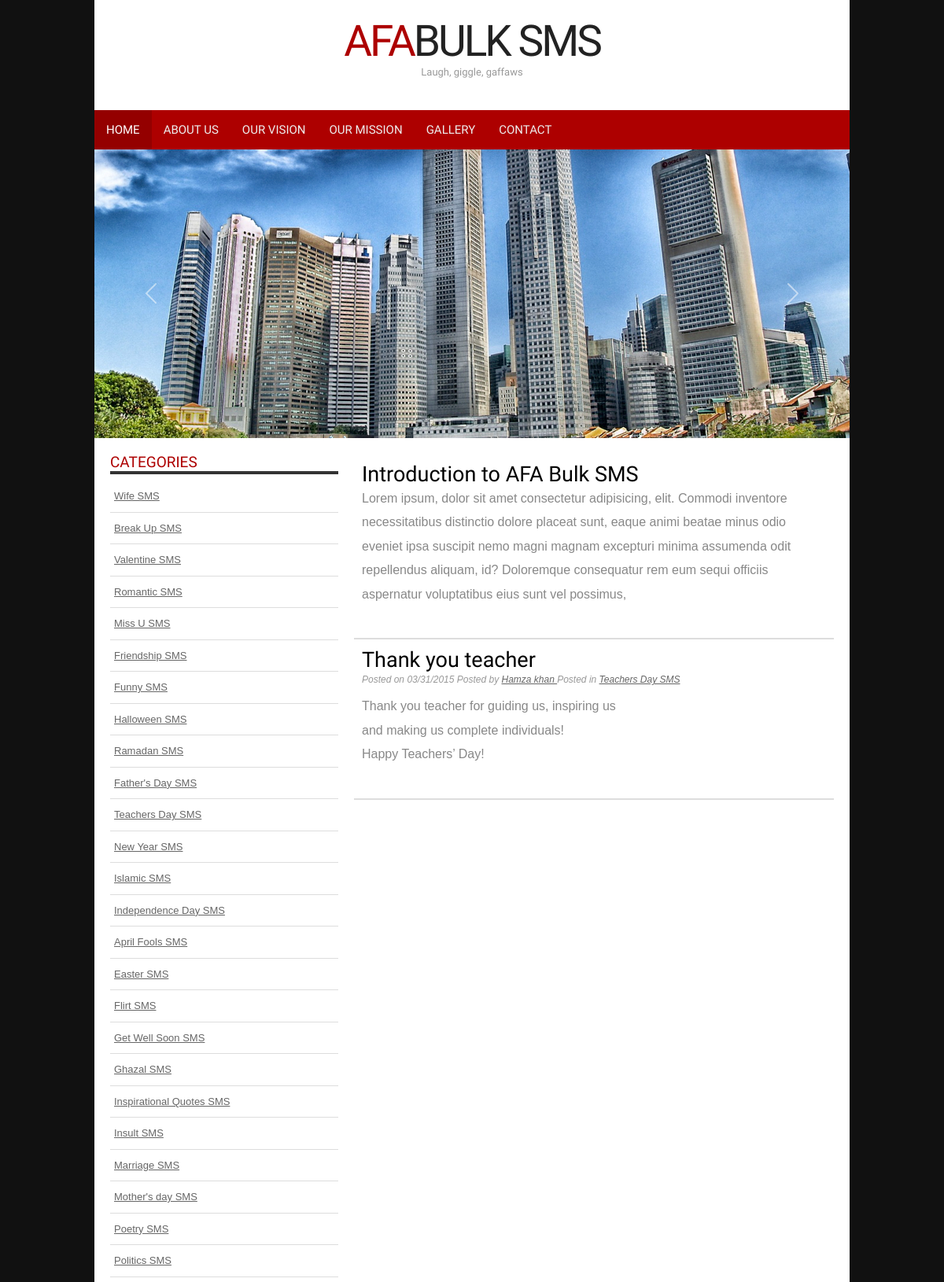
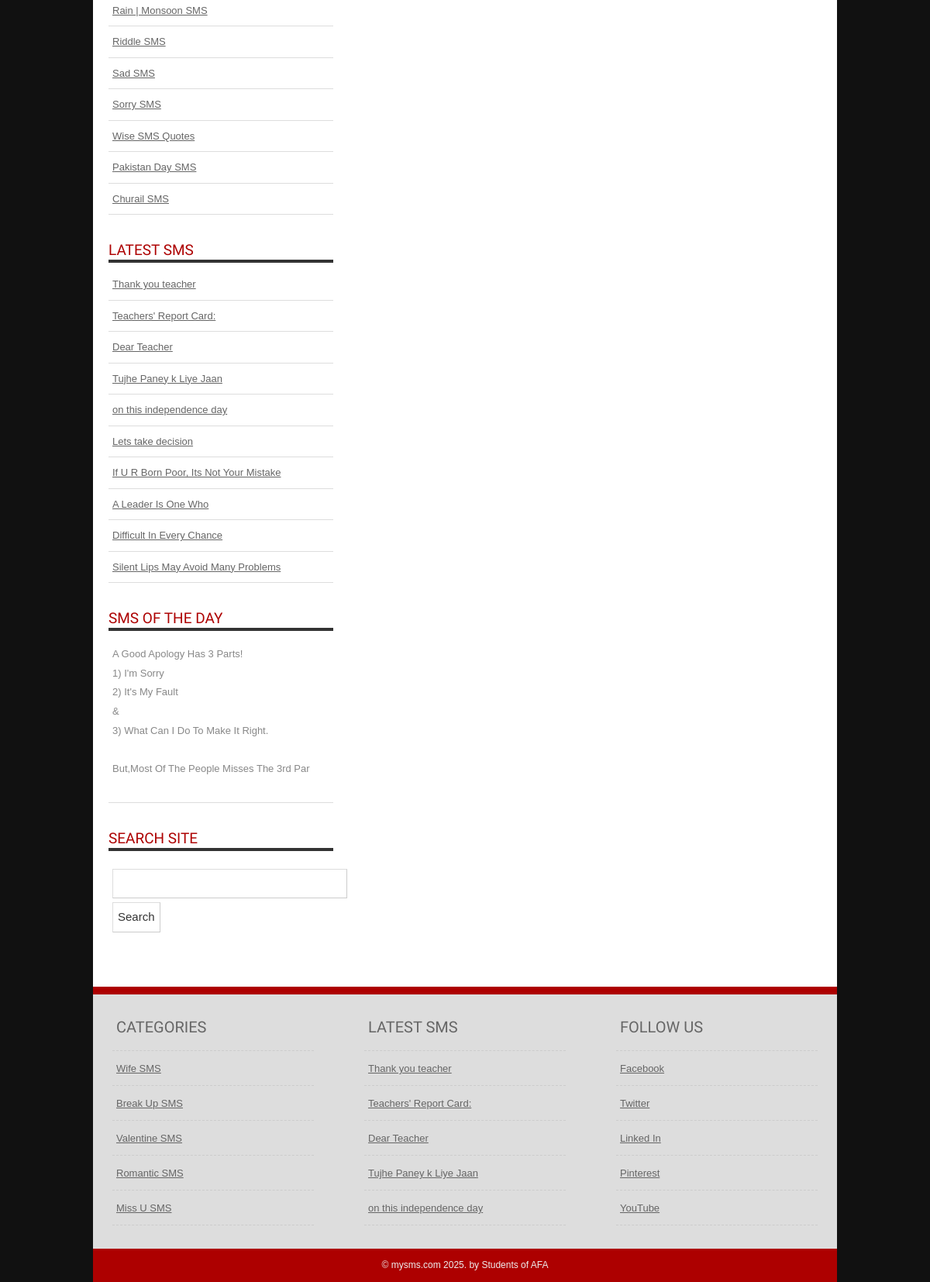
The page /sms.php?id=404 on the database its author committed (2 pictures, top to bottom).
### tables this page shows
CREATE TABLE `message` (
  `id` int unsigned NOT NULL AUTO_INCREMENT,
  `create_date` varchar(50) DEFAULT NULL,
  `category_id` int DEFAULT NULL,
  `member_id` int DEFAULT NULL,
  `title` varchar(100) DEFAULT NULL,
  `slug` varchar(100) DEFAULT NULL,
  `content` text,
  `status` varchar(10) DEFAULT NULL,
  `meta_description` text,
  `meta_keyword` varchar(100) DEFAULT NULL,
  PRIMARY KEY (`id`)
);

CREATE TABLE `member` (
  `id` int unsigned NOT NULL AUTO_INCREMENT,
  `create_date` varchar(50) DEFAULT NULL,
  `fullname` varchar(100) DEFAULT NULL,
  `email` varchar(100) DEFAULT NULL,
  `password` varchar(100) DEFAULT NULL,
  `status` varchar(10) DEFAULT NULL,
  PRIMARY KEY (`id`)
);

CREATE TABLE `category` (
  `id` int unsigned NOT NULL AUTO_INCREMENT,
  `create_date` varchar(50) DEFAULT NULL,
  `title` varchar(100) DEFAULT NULL,
  `slug` varchar(100) DEFAULT NULL,
  `status` varchar(10) DEFAULT NULL,
  `meta_description` text,
  `meta_keyword` varchar(100) DEFAULT NULL,
  PRIMARY KEY (`id`)
);

### sms.php (the view)
<?php include 'partials/header.php' ?>
<div id="body">
	<section id="content">
		<article>
			<h2>Introduction to AFA Bulk SMS</h2>
			<p>Lorem ipsum, dolor sit amet consectetur adipisicing, elit. Commodi inventore necessitatibus distinctio dolore placeat sunt, eaque animi beatae minus odio eveniet ipsa suscipit nemo magni magnam excepturi minima assumenda odit repellendus aliquam, id? Doloremque consequatur rem eum sequi officiis aspernatur voluptatibus eius sunt vel possimus, </p>
		</article>
		<?php
		require_once 'config/dbc.php';
		$sms_id = $_GET['id'];
		$getAllSMS = mysqli_query($connection, "SELECT * FROM message WHERE id=$sms_id ORDER BY id DESC LIMIT 1") or die(mysqli_error($connection));
		$viewAllSMS = mysqli_fetch_array($getAllSMS);
		?>
		<article class="expanded">
			<h2><?php echo $viewAllSMS['title']; ?></h2>
			<div class="article-info">
				Posted on <time datetime="2013-05-14"><?php echo $viewAllSMS['create_date']; ?></time>
				Posted by <a href="#" rel="author">
					<?php
					$member_id = $viewAllSMS['member_id'];
					$getMemberById = mysqli_query($connection, "SELECT * FROM member WHERE id=$member_id") or die(mysqli_error($connection));
					$viewMemberById = mysqli_fetch_array($getMemberById);
					echo $viewMemberById['fullname'];
					?>
				</a>
				Posted in <a href="#" rel="author">
					<?php
					$category_id = $viewAllSMS['category_id'];
					$getCategoryById = mysqli_query($connection, "SELECT * FROM category WHERE id=$category_id") or die(mysqli_error($connection));
					$viewCategoryById = mysqli_fetch_array($getCategoryById);
					echo $viewCategoryById['title'];
					?>
				</a>
			</div>
			<p><?php echo $viewAllSMS['content']; ?></p>
		</article>
	</section>
	<?php include 'partials/sidebar.php' ?>
</div>
<?php include 'partials/footer.php' ?>

### partials/header.php (shortened to what this page needs)
<!doctype html>
<head>
<link rel="stylesheet" href="assets/css/bootstrap.min.css">
<link rel="stylesheet" href="assets/lightbox/dist/css/lightbox.min.css">
<link rel="stylesheet" href="assets/css/styles.css" type="text/css" />
</head>
<body>
<div id="container">
    <header>
    	<h1><a href="/">AFA<span>BULK SMS</span></a></h1>
        <h2>Laugh, giggle, gaffaws</h2>
    </header>
    <nav>
    	<ul>
        	<li class="start selected"><a href="http://localhost/mysms-6-7-tts-24/">Home</a></li>
            <li><a href="about.php">About Us</a></li>
            <li><a href="our_vision.php">Our Vision</a></li>
            <li><a href="our_mission.php">Our Mission</a></li>
            <li><a href="gallery.php">Gallery</a></li>
            <li class="end"><a href="contact.php">Contact</a></li>
        </ul>
    </nav>
    <div id="carouselExampleCaptions" class="carousel slide" data-bs-ride="carousel">
        <div class="carousel-inner">
            <div class="carousel-item active">
                <img src="assets/images/image.jpg" alt="Buildings" />
            </div>
        </div>
        <button class="carousel-control-prev" type="button" data-bs-target="#carouselExampleCaptions" data-bs-slide="prev">
            <span class="carousel-control-prev-icon" aria-hidden="true"></span>
        </button>
        <button class="carousel-control-next" type="button" data-bs-target="#carouselExampleCaptions" data-bs-slide="next">
            <span class="carousel-control-next-icon" aria-hidden="true"></span>
        </button>
    </div>

### partials/sidebar.php (shortened to what this page needs)
<aside class="sidebar">
    <ul>
        <li>
            <h4>Categories</h4>
            <ul>
                <?php
                require_once 'config/dbc.php';
                $getAllCategories = mysqli_query($connection, "SELECT * FROM category WHERE status='ACTIVE'") or die(mysqli_error($connection));
                while ($viewAllCategories = mysqli_fetch_array($getAllCategories)) {
                ?>
                    <li><a href="category.php?id=<?php echo $viewAllCategories['id']; ?>"><?php echo $viewAllCategories['title']; ?></a></li>
                <?php } ?>
            </ul>
        </li>
        <li>
            <h4>Latest SMS</h4>
            <ul>
                <?php
                require_once 'config/dbc.php';
                $getLatestSMS = mysqli_query($connection, "SELECT * FROM message WHERE status='ACTIVE' ORDER BY id DESC LIMIT 10 ") or die(mysqli_error($connection));
                while ($viewLatestSMS = mysqli_fetch_array($getLatestSMS)) {
                ?>
                    <li><a href="sms.php?id=<?php echo $viewLatestSMS['id'] ?>"><?php echo $viewLatestSMS['title']; ?></a></li>
                <?php } ?>
            </ul>
        </li>
        <li>
            <h4>SMS of the Day</h4>
            <ul>
                <?php
                require_once 'config/dbc.php';
                $getRandomSMS = mysqli_query($connection, "SELECT * FROM message WHERE status='ACTIVE' ORDER BY rand() LIMIT 1 ") or die(mysqli_error($connection));
                $viewRandomSMS = mysqli_fetch_array($getRandomSMS);
                ?>
                <li>
                    <p><?php echo $viewRandomSMS['content']; ?></p>
                </li>
            </ul>
        </li>
        <li>
            <h4>Search site</h4>
            <ul>
                <li class="text">
                    <form method="get" class="searchform" action="search.php">
                        <p><input type="text" size="30" value="" name="q" id="q" class="s" /></p>
                        <p><input type="submit" value="Search"></p>
                    </form>
                </li>
            </ul>
        </li>
    </ul>
</aside>

### partials/footer.php (shortened to what this page needs)
<footer>
        <div class="footer-content">
            <ul>
            	<li><h4>Categories</h4></li>
                <?php
                    require_once 'config/dbc.php';
                    $getAllCategories = mysqli_query($connection, "SELECT * FROM category WHERE status='ACTIVE' LIMIT 5") or die(mysqli_error($connection));
                    while ($viewAllCategories = mysqli_fetch_array($getAllCategories)) {
                ?>
                    <li><a href="category.php?id=<?php echo $viewAllCategories['id']; ?>"><?php echo $viewAllCategories['title']; ?></a></li>
                <?php } ?>
            </ul>
            <ul>
            	<li><h4>Latest SMS</h4></li>
                <?php
                    require_once 'config/dbc.php';
                    $getLatestSMS = mysqli_query($connection, "SELECT * FROM message WHERE status='ACTIVE' ORDER BY id DESC LIMIT 5 ") or die(mysqli_error($connection));
                    while ($viewLatestSMS = mysqli_fetch_array($getLatestSMS)) {
                ?>
                    <li><a href="sms.php?id=<?php echo $viewLatestSMS['id']; ?>"><?php echo $viewLatestSMS['title']; ?></a></li>
                <?php } ?>
            </ul>
            <ul class="endfooter">
            	<li><h4>Follow Us</h4></li>
                <li><a href="https://www.facebook.com/AlFateemAcademyOfficial/" target="_blank">Facebook </a></li>
                <li><a href="#" target="_blank">Twitter</a></li>
                <li><a href="#" target="_blank">Linked In</a></li>
                <li><a href="#" target="_blank">Pinterest</a></li>
                <li><a href="#" target="_blank">YouTube</a></li>
            </ul>
        </div>
        <div class="footer-bottom">
            <p>&copy; mysms.com 2025. by Students of AFA</p>
         </div>
    </footer>
</div>
</body>
</html>

### assets/css/styles.css (style rules this page uses)
body { background: #111; margin:0; padding:0; font-family: Arial, Helvetica, sans-serif; font-size: 16px; color: #888; }
* { margin:0; padding:0; }
p { line-height: 1.9em; margin-bottom: 20px; }
a { color: #AD0000; }
form input, form select, form textarea { padding: 5px; color: #333333; border: 1px solid #ddd; border-right:1px solid #ccc; border-bottom:1px solid #ccc; background-color:#fff; font-family: Arial, Helvetica, sans-serif; font-size: 13px; }
form.searchform input { font-size: 15px; padding: 6px; }
form.searchform p { margin: 5px 0; }
h1 { color: #000; font-size: 35px; font-family: 'Francois One', Arial, sans-serif; }
h2 { color: #000; font-size: 27px; letter-spacing: 0px; font-weight: normal; padding: 0 0 5px; margin: 0; font-family: 'Francois One', Arial, sans-serif; }
h4 { font-family: 'Francois One', Arial, sans-serif; color: #AD0000; font-size: 18px; font-weight: normal; padding-bottom: 10px; text-transform: uppercase; }
ul, ol { margin: 0 0 35px 35px; }
li { padding-bottom: 5px; }
li ol, li ul { font-size: 1.0em; margin-bottom: 0; padding-top: 5px; }
#container { width: 960px; margin: 0px auto; padding: 0px; background-color: #fff; }
header { padding: 30px 15px; background: #fff; margin: 0 auto; text-align:center; }
header h1 a, header h1 a:hover { color: #AD0000; font-size: 55px; font-weight: normal; letter-spacing: -3px; line-height:45px; text-decoration: none; text-transform: uppercase; }
header h1 a span { color: #222; }
header h2 { color: #999; font-size: 13px; position: relative; top: -5px; letter-spacing: 0; }
nav { width: 960px; height: 50px; background-color: #AD0000; }
nav ul { height: 50px; list-style: none; padding: 0; margin: 0; }
nav ul li { float: left; display: block; padding: 0; }
nav ul li a { color: #eee; display: block; font-family: 'Francois One',Arial,sans-serif; font-size: 15px; letter-spacing: 0; line-height: 15px; margin: 0; padding: 18px 15px 17px; text-decoration: none; text-transform: uppercase; }
nav ul li.selected a, nav ul li.selected a:hover { background-color: #940000; color: #fff; }
#body { background: none; margin:0 auto; padding: 20px 20px 0; }
#content { float: right; width: 610px; }
article { border-bottom: 2px solid #ddd; padding: 10px 10px 20px 10px; }
article h2 { padding-bottom: 0; }
article .article-info { color: #999999; font-size: 12px; font-style: italic; padding: 0 0 10px 0; }
article .article-info a { color: #666; }
.sidebar { float: left; width: 290px; }
.sidebar h4 { padding-bottom: 0; font-size: 19px; border-bottom: 4px solid #333; }
.sidebar ul { margin: 0; padding: 0; list-style: none; }
.sidebar ul li { margin-bottom: 20px; line-height: 1.9em; }
.sidebar li ul { list-style: none outside none; margin: 0 0 10px; }
.sidebar li ul li { display: block; font-family: Arial, Helvetica, sans-serif; border-top: none; padding: 10px 5px; margin: 0; line-height: 1.5em; border-bottom: 1px solid #ddd; font-size: 13px; }
.sidebar li ul li.text { border-bottom: none; }
.sidebar li ul li a { font-weight: normal; color: #666; }
footer { margin:20px auto 0; width: 960px; }
footer p { text-align: left; color: #ccc; font-size: 12px; margin: 0; padding: 0; }
.footer-content { padding: 20px 25px 30px; background: #ddd; border-top: 10px solid #AD0000; }
footer .footer-content ul { width: 260px; list-style: none; margin: 0 65px 0 0; padding: 0; float: left; }
footer .footer-content li { border-bottom: 1px dashed #ccc; padding: 10px 5px; }
footer .footer-content li a { color: #666666; font-size: 13px; text-decoration: underline; }
footer .footer-content h4 { color: #666666; font-size: 20px; font-weight: normal; padding-bottom: 0; }
footer .footer-content ul.endfooter { margin-right: 0; }
footer .footer-bottom { padding: 10px; text-align: center; background-color: #AD0000; }
footer .footer-bottom p { text-align: center; }
footer .footer-bottom p, footer .footer-bottom p a { color: #eee; }

### rows shown on the page
message: title "Thank you teacher", create_date "03/31/2015", content "Thank you teacher for guiding us, inspiring us and making us complete individuals! Happy Teachers’ Day!"
member: fullname "Hamza khan"
category: title "Teachers Day SMS"
category: title "Wife SMS"
category: title "Break Up SMS"
category: title "Valentine SMS"
category: title "Romantic SMS"
category: title "Miss U SMS"
category: title "Friendship SMS"
category: title "Funny SMS"
category: title "Halloween SMS"
category: title "Ramadan SMS"
category: title "Father's Day SMS"
category: title "New Year SMS"
category: title "Islamic SMS"
category: title "Independence Day SMS"
category: title "April Fools SMS"
category: title "Easter SMS"
category: title "Flirt SMS"
category: title "Get Well Soon SMS"
category: title "Ghazal SMS"
category: title "Inspirational Quotes SMS"
category: title "Insult SMS"
category: title "Marriage SMS"
category: title "Mother's day SMS"
category: title "Poetry SMS"
category: title "Politics SMS"
category: title "Rain | Monsoon SMS"
category: title "Riddle SMS"
category: title "Sad SMS"
category: title "Sorry SMS"
category: title "Wise SMS Quotes"
category: title "Pakistan Day SMS"
category: title "Churail SMS"
message: title "Teachers' Report Card:"
message: title "Dear Teacher"
message: title "Tujhe Paney k Liye Jaan"
message: title "on this independence day"
message: title "Lets take decision"
message: title "If U R Born Poor, Its Not Your Mistake"
message: title "A Leader Is One Who"
message: title "Difficult In Every Chance"
message: title "Silent Lips May Avoid Many Problems"
message: content "A Good Apology Has 3 Parts! 1) I'm Sorry 2) It's My Fault & 3) What Can I Do To Make It Right. But,Most Of The People Misses The 3rd Par"
